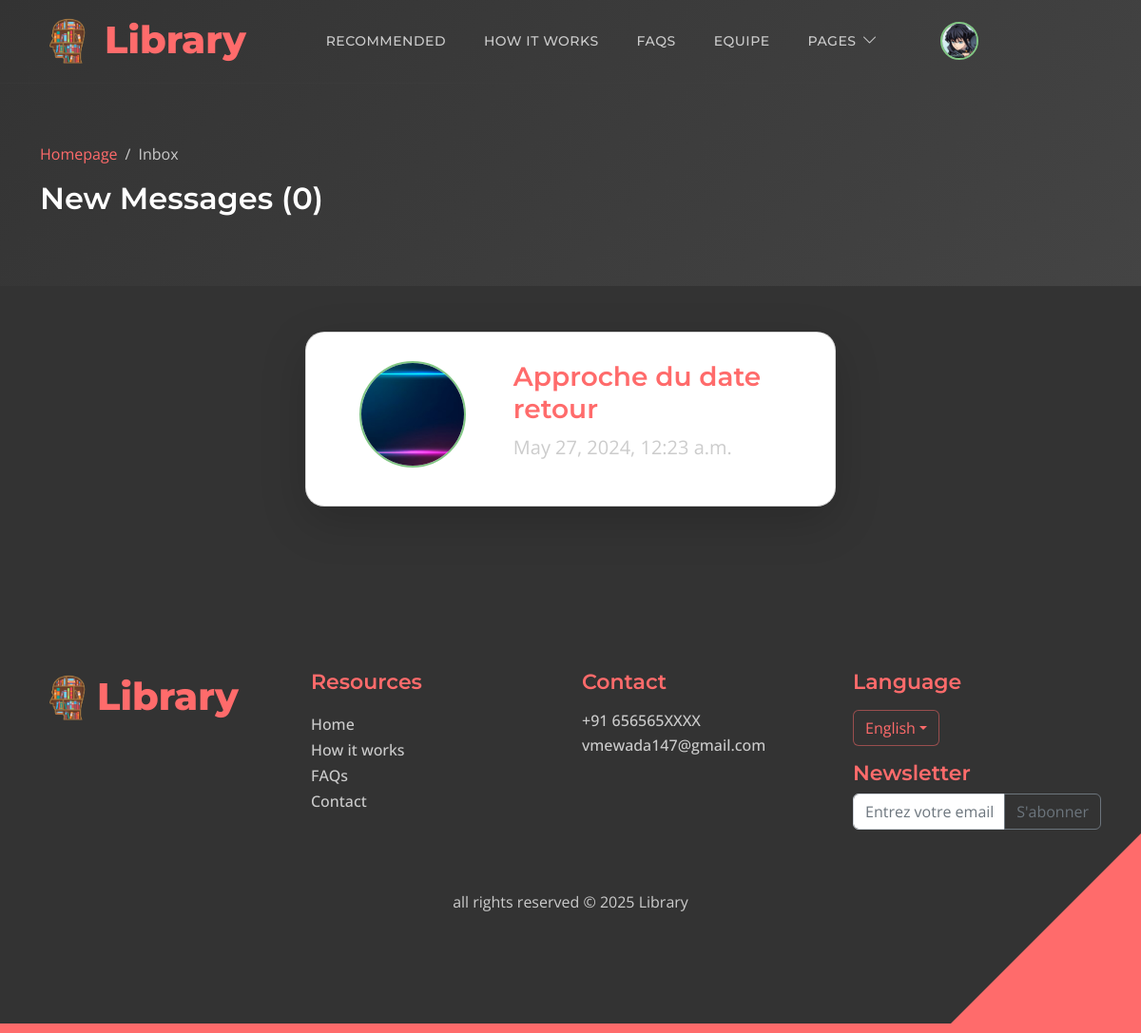
The page /inbox/ (signed in) on the database its author committed.
### adherants/models.py (models this page shows, shortened)
class Profile(models.Model):
    user = models.OneToOneField(User, on_delete=models.CASCADE, null=True, blank=True)
    prenom = models.CharField(max_length=255, blank=True, null=True)
    nom = models.CharField(max_length=255, blank=True, null=True)
    email = models.EmailField(max_length=500, blank=True, null=True)
    username = models.CharField(max_length=200, blank=True, null=True)
    CNI = models.CharField(max_length=200, blank=True, null=True)
    profile_image = models.ImageField(null=True, blank=True, upload_to='profiles/', default="profiles/user-default.png")
    departement = models.CharField(max_length=200, blank=True, null=True)
    filiere = models.CharField(max_length=200, blank=True, null=True)
    CNE = models.CharField(max_length=200, blank=True, null=True)
    semestre = models.CharField(max_length=200, blank=True, null=True)
    sexe = models.CharField(max_length=200, blank=True, null=True)
    phonenumber = models.CharField(max_length=200, blank=True, null=True)
    created = models.DateTimeField(auto_now_add=True)
    id = models.UUIDField(default=uuid.uuid4, unique=True,
                          primary_key=True, editable=False)
    @property
    def imageURL(self):
        try:
            url = self.profile_image.url
        except:
            url = ''
        return url

class Message(models.Model):
    sender = models.ForeignKey(Profile, on_delete=models.SET_NULL, null=True, blank=True)
    recipient = models.ForeignKey(Profile, on_delete=models.SET_NULL, null=True, blank=True, related_name="messages")
    name = models.CharField(max_length=200, null=True, blank=True)
    email = models.EmailField(max_length=200, null=True, blank=True)
    subject = models.CharField(max_length=200, null=True, blank=True)
    body = models.TextField()
    is_read = models.BooleanField(default=False, null=True)
    created = models.DateTimeField(auto_now_add=True)
    id = models.UUIDField(default=uuid.uuid4, unique=True,
                          primary_key=True, editable=False)
    class Meta:
        ordering = ['is_read', '-created']

### adherants/views.py (the view)
# urls.py: path('inbox/', login_required(views.inbox), name="inbox"),
def inbox(request):
    profile = request.user.profile
    messageRequests = profile.messages.all()
    unreadCount = messageRequests.filter(is_read=False).count()
    context = {'messageRequests': messageRequests, 'unreadCount': unreadCount}
    return render(request, 'adherants/inbox.html', context)

### adherants/templates/adherants/inbox.html (shortened to what this page needs)
{% extends 'main.html' %}
{% block content %}
<header class="site-header d-flex flex-column justify-content-center align-items-center">
  <div class="container">
      <div class="row align-items-center">
          <div class="col-lg-5 col-12">
              <nav aria-label="breadcrumb">
                  <ol class="breadcrumb">
                      <li class="breadcrumb-item"><a href="{% url 'ouvrages:index'%}">Homepage</a></li>
                      <li class="breadcrumb-item active" aria-current="page">Inbox</li>
                  </ol>
              </nav>
          </div>
          <h3 class="text-white">New Messages (<span>{{unreadCount}}</span>)</h3>
      </div>
  </div>
</header>
<section class="pt-5 pb-5 section-bg">
  <div class="container">
    {% for message in messageRequests %}
      <div class="d-flex flex-column justify-content-center align-items-center">
          <div class="col-lg-6 custom-block custom-block-topics-listing bg-white shadow-lg mb-lg-4">
              <div class="row justify-content-lg-evenly align-items-start">
                <div class="col-lg-3 col-12">
                    <div class="w-100 d-flex flex-column justify-content-center align-items-center">
                        <img src="{{ message.sender.imageURL }}" class="avatar avatar--md" alt="profile picture">
                    </div>
                </div>
                <div class="col-lg-7 col-12">
                    <div class="d-flex flex-column col-12 col-lg-12">
                      <a href="{% url 'message' message.id %}">
                      <h4 class="w-100">{{message.subject}}</h4>
                      <p class="w-100">{{message.created}}</p>
                      </a>
                    </div>
                </div>
             </div>
          </div>
      </div>
      {% empty %}
          <h4 class="text-info"><i class="bi-info-circle">No messages yet.</i></h4>
      {% endfor %}
  </div>
</section>
{% endblock content %}

### templates/navbar.html (shortened to what this page needs)
{% load static %}
<nav class="navbar navbar-expand-lg">
    <div class="container">
        <a class="navbar-brand" href="{% url 'ouvrages:index'%}#section_1">
            <div class="d-flex justify-content-around align-content-center">
                <img src="{% static 'images/logoo.png'%}" class="navbar-logo"/>
                <h6 class="navbar-title">Library</h6>
            </div>
        </a>
        <div class="collapse navbar-collapse" id="navbarNav">
            <ul class="navbar-nav ms-lg-5">
                {% if user.is_staff %}
                <li class="nav-item">
                    <a class="nav-link click-scroll" href="{% url 'profiles'%}">Adhérants</a>
                </li>
                <li class="nav-item">
                    <a class="nav-link click-scroll" href="{% url 'ouvrages:browse'%}">Ouvrages</a>
                </li>
                <li class="nav-item">
                    <a class="nav-link click-scroll" href="{% url 'ouvrages:exemplaires' %}">Exemplaires</a>
                </li>
                <li class="nav-item">
                    <a class="nav-link click-scroll" href="{% url 'ouvrages:emprunt' %}">Emprunts</a>
                </li>
                <li class="nav-item">
                    <a class="nav-link click-scroll" href="{% url 'ouvrages:list_reservations' %}">Reservations</a>
                </li>
                {% else %}
                <li class="nav-item">
                    <a class="nav-link click-scroll" href="{% url 'ouvrages:index' %}#section_2">Recommended</a>
                </li>
                <li class="nav-item">
                    <a class="nav-link click-scroll" href="{% url 'ouvrages:index' %}#section_3">How it works</a>
                </li>
                <li class="nav-item">
                    <a class="nav-link click-scroll" href="{% url 'ouvrages:index' %}#section_4">FAQs</a>
                </li>
                <li class="nav-item">
                    <a class="nav-link click-scroll" href="{% url 'ouvrages:index' %}#section_5">Equipe</a>
                </li>
                <li class="nav-item dropdown">
                    <a class="nav-link dropdown-toggle" href="#section_5" id="navbarLightDropdownMenuLink" role="button" data-bs-toggle="dropdown" aria-expanded="false">Pages</a>
                </li>
                {%endif%}
            </ul>
            <div class="d-none d-lg-block ms-lg-4">
                <div class="nav-item dropdown">
                    {% if user.is_authenticated %}
                        <a href="#" class="ms-lg-4" id="navbarLightDropdownMenuLink" role="button" data-bs-toggle="dropdown" aria-expanded="false">
                            <img src="{{ user.profile.profile_image.url }}" class="avatar avatar-sm nav-link navbar-icon bi-person smoothscroll">
                        </a>
                    {% else %}
                        <a class="nav-link navbar-icon bi-person smoothscroll ms-lg-4" href="#" id="navbarLightDropdownMenuLink" role="button" data-bs-toggle="dropdown" aria-expanded="false">
                        </a>
                    {% endif %}
                </div>
            </div>
        </div>
    </div>
</nav>

### static/css/templatemo-topic-listing.css (style rules this page uses)
:root { --white-color: #CCCCCC; --primary-color: #FF6B6B; --secondary-color: #FFD166; --section-bg-color: #333333; --custom-btn-bg-color: #FF6B6B; --custom-btn-bg-hover-color: #FFD166; --dark-color: #FF6B6B; --p-color: #CCCCCC; --border-color: #444444; --link-hover-color: #FFD166; --body-font-family: 'Open Sans', sans-serif; --title-font-family: 'Montserrat', sans-serif; --h1-font-size: 58px; --h2-font-size: 46px; --h3-font-size: 32px; --h4-font-size: 28px; --h5-font-size: 24px; --h6-font-size: 22px; --p-font-size: 20px; --menu-font-size: 14px; --btn-font-size: 18px; --copyright-font-size: 16px; --border-radius-large: 100px; --border-radius-medium: 20px; --border-radius-small: 10px; --font-weight-normal: 400; --font-weight-medium: 500; --font-weight-semibold: 600; --font-weight-bold: 700; }
body { background-color: #333333; font-family: var(--body-font-family); color: var(--white-color); }
h2, h3, h4, h5, h6 { color: var(--dark-color); }
h1, h2, h3, h4, h5, h6 { font-family: var(--title-font-family); font-weight: var(--font-weight-semibold); }
h3 { font-size: var(--h3-font-size); }
h4 { font-size: var(--h4-font-size); }
h6 { color: var(--primary-color); font-size: var(--h6-font-size); }
p { color: var(--p-color); font-size: var(--p-font-size); font-weight: var(--font-weight-normal); }
ul li { color: var(--p-color); font-size: var(--p-font-size); font-weight: var(--font-weight-normal); }
a, button { touch-action: manipulation; transition: all 0.3s; }
a { display: inline-block; color: var(--primary-color); text-decoration: none; }
.section-bg { background-color: var(--section-bg-color); }
.site-header { background: linear-gradient(135deg, #333333 0%, #444444 100%); padding-top: 150px; padding-bottom: 80px; }
.site-header .container { height: 100%; }
.breadcrumb-item+.breadcrumb-item::before, .breadcrumb-item a:hover, .breadcrumb-item.active { color: var(--white-color); }
.navbar { background: transparent; border-bottom: 1px solid rgba(68, 68, 68, 0.2); z-index: 9; }
.navbar-brand, .navbar-brand:hover { font-size: var(--h3-font-size); font-weight: var(--font-weight-bold); display: block; color: var(--white-color); }
.navbar-expand-lg .navbar-nav .nav-link { border-radius: var(--border-radius-large); margin: 10px; padding: 10px; }
.navbar-nav .nav-link { display: inline-block; color: var(--white-color); font-family: var(--title-font-family); font-size: var(--menu-font-size); font-weight: var(--font-weight-medium); text-transform: uppercase; letter-spacing: 0.5px; position: relative; padding-top: 15px; padding-bottom: 15px; }
.navbar .dropdown-toggle::after { content: "\f282"; display: inline-block; font-family: bootstrap-icons !important; font-size: var(--copyright-font-size); font-style: normal; font-weight: normal !important; font-variant: normal; text-transform: none; line-height: 1; vertical-align: -.125em; -webkit-font-smoothing: antialiased; -moz-osx-font-smoothing: grayscale; position: relative; left: 2px; border: 0; }
.navbar-icon { background: rgba(68, 68, 68, 0.2); border-radius: var(--border-radius-large); display: inline-block; font-size: var(--h5-font-size); width: 40px; height: 40px; line-height: 40px; text-align: center; transition: all 0.3s ease; color: var(--primary-color); border: 1px solid rgba(68, 68, 68, 0.5); }
.custom-block { background-color: #333333; border: 1px solid rgba(68, 68, 68, 0.2); border-radius: var(--border-radius-medium); position: relative; overflow: hidden; padding: 30px; transition: all 0.3s ease; height: 100%; box-shadow: 0 5px 15px rgba(68, 68, 68, 0.3); }
.topics-listing-page .site-header { padding-bottom: 65px; }
.custom-block-topics-listing { height: inherit; }

### static/css/style.css (style rules this page uses)
.avatar { border-radius: 50%; border: 2px solid #81C784; object-fit: cover; }
.avatar--md { height: 7rem; width: 7rem; }
.navbar-logo { height: 60px; width: auto; margin-top: auto; margin-right: 0.5rem; }
.navbar-title { margin-top: 0.3rem; font-size: 2.5rem; font-weight: 800; }

### rows shown on the page
Message: sender.imageURL (picture), subject "Approche du date retour", created "May 27, 2024, 12:23 a.m."

### other values the page prints
{{ unreadCount }} "0"
